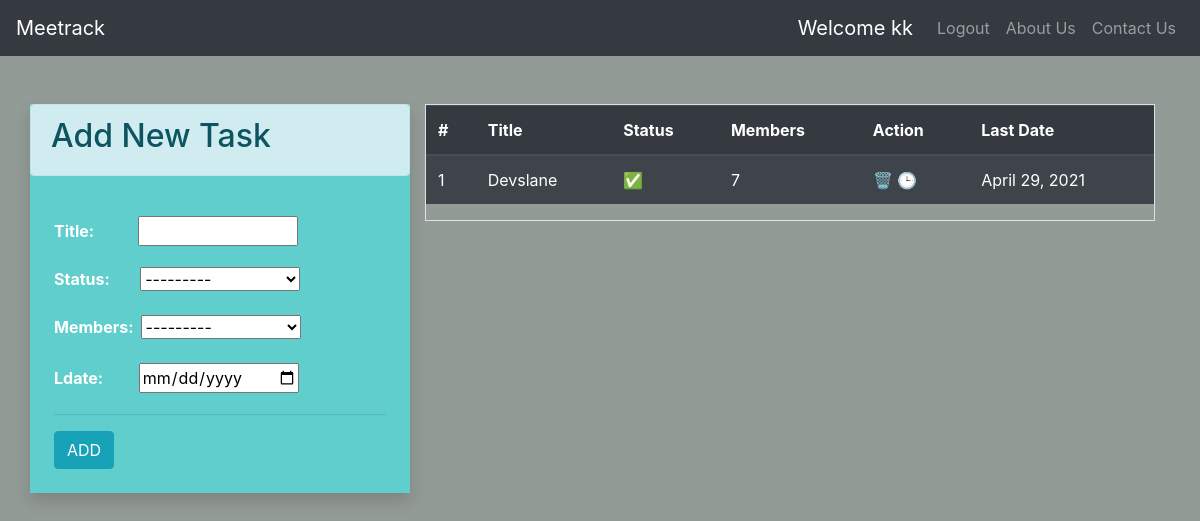
Screenshot of / (signed in) with the database file from the repository.
### app/models.py (models this page shows)
class TODO(models.Model):
    status_choices = [
    ('C', 'COMPLETED'),
    ('P', 'PENDING'),
    ]
    members_choices = [
    ('1', '1️⃣'),
    ('2', '2️⃣'),
    ('3', '3️⃣'),
    ('4', '4️⃣'),
    ('5', '5️⃣'),
    ('6', '6️⃣'),
    ('7', '7️⃣'),
    ('8', '8️⃣'),
    ('9', '9️⃣'),
    ('10', '🔟'),
    ]
    title = models.CharField(max_length=50)
    status = models.CharField(max_length=2 , choices=status_choices)
    user  = models.ForeignKey(User  , on_delete= models.CASCADE)
    date = models.DateTimeField(auto_now_add=True)
    members = models.CharField(max_length=2 , choices=members_choices)
    ldate = models.DateField(null=True,blank=True)

### app/views.py (the view)
# urls.py: path('' , home , name='home' ),
@login_required(login_url='login')
def home(request):
    if request.user.is_authenticated:
        user = request.user
        form = TODOForm()
        todos = TODO.objects.filter(user = user).order_by('members')
        return render(request , 'index.html' , context={'form' : form , 'todos' : todos, 'user': user})

### app/forms.py
class TODOForm(ModelForm):
    class Meta:
        model = TODO
        fields = ['title' , 'status' , 'members', 'ldate']

### app/templates/index.html (shortened to what this page needs)
{% extends 'base.html' %}
{% block content %}
<div>
  <div class="container pt-4">
    <div class="row  p-0 mt-4">
      <div class="col-lg-4 mx-auto shadow p-0 task">
        <div class="alert alert-info">
          <h2>Add New Task</h2>
        </div>
        <div class="p-4 ">
          <form action="/add-todo/" method="POST">
            {{form.as_p}}
            <hr>
            <input type="submit" value="ADD" class="btn btn-info">
          </form>
        </div>
      </div>
<br>
      <div class="col">
        <div class="border">
          {% if todos|length == 0 %}
          <div class="p-4">
            <br>
            <br>
            <div class="alert alert-info text-center">
              <p class="" style="font-size: 30px;">No Tasks</p>
            </div>
            <br>
            <br>
          </div>
          {%else%}
          <div>
            <table class="table table-striped  table-dark table-hover">
              <thead>
                <tr>
                  <th>#</th>
                  <th>Title</th>
                  <th>Status</th>
                  <th>Members</th>
                  <th>Action</th>
                  <th>Last Date</th>
                </tr>
              </thead>
              <tbody>
                {% for todo in todos %}
                <tr>
                  <td>{{forloop.counter}}</td>
                  <td>{{todo.title}}</td>
                  <td>
                    {% if todo.status == 'C'%}
                    ✅
                    {%else%}
                    🕒
                    {%endif%}
                  </td>
                  <td>{{todo.members}}</td>
                  <td>
                    <a href="/delete-todo/{{todo.id}}" title="Delete" class="">🗑️</a>
                    {% if todo.status == 'P'%}
                    <a href="/change-status/{{todo.id}}/C" title="Mark Completed" class="">✅</a>
                    {%else%}
                    <a href="/change-status/{{todo.id}}/P" title="Mark Pending" class="">🕒</a>
                    {%endif%}
                  </td>
                  <td>{{todo.ldate}}</td>
                </tr>
                {%endfor%}
              </tbody>
            </table>
          </div>
          {%endif%}
        </div>
      </div>
    </div>
  </div>
</div>
{% endblock %}

### app/templates/base.html (shortened to what this page needs)
<!doctype html>
<html lang="en">
<head>
    <link rel="stylesheet" href="https://cdn.jsdelivr.net/npm/bootstrap@4.5.3/dist/css/bootstrap.min.css"
>
</head>
<body>
    <nav class="navbar navbar-expand-lg  navbar-dark bg-dark">
        <a class="navbar-brand" href="/">Meetrack</a>
        <div class="collapse navbar-collapse" id="navbarNav">
            <ul class="navbar-nav ml-auto">
                 {% if request.user.is_authenticated %}
                <li class="nav-item" style="color:white !important">
                    <a class="navbar-brand" href="#">Welcome {{user}}</a>
                </li>
                {% endif%}
                {% if request.user.is_authenticated %}
                <li class="nav-item {% block logoutActive %} {% endblock logoutActive %}">
                    <a class="nav-link" href="/logout">Logout</a>
                </li>
                {% endif %}
                <li class="nav-item {% block aboutActive %} {% endblock aboutActive %}">
                    <a class="nav-link" href="/about">About Us</a>
                </li>
                <li class="nav-item {% block contactActive %} {% endblock contactActive %}">
                    <a class="nav-link" href="/contact">Contact Us</a>
                </li>
            </ul>
        </div>
    </nav>
    <div>
        {% block content %}
        {% endblock %}
    </div>
</body>
</html>

### app/templates/index.html (style rules this page uses)
body { background-color: rgb(147, 155, 150); }
.task { background-color: rgb(97, 206, 206); color: white; font-weight: 700; }
#id_title { width:160px; margin-left:12%; }
#id_status { width:160px; margin-left:8%; }
#id_members { width:160px; margin-left:1% }
#id_ldate { width:160px; margin-left:2rem; }

### rows the page displays
TODO: title "Devslane", members "7", ldate "April 29, 2021"

### other values shown
{{ user }} "kk"
